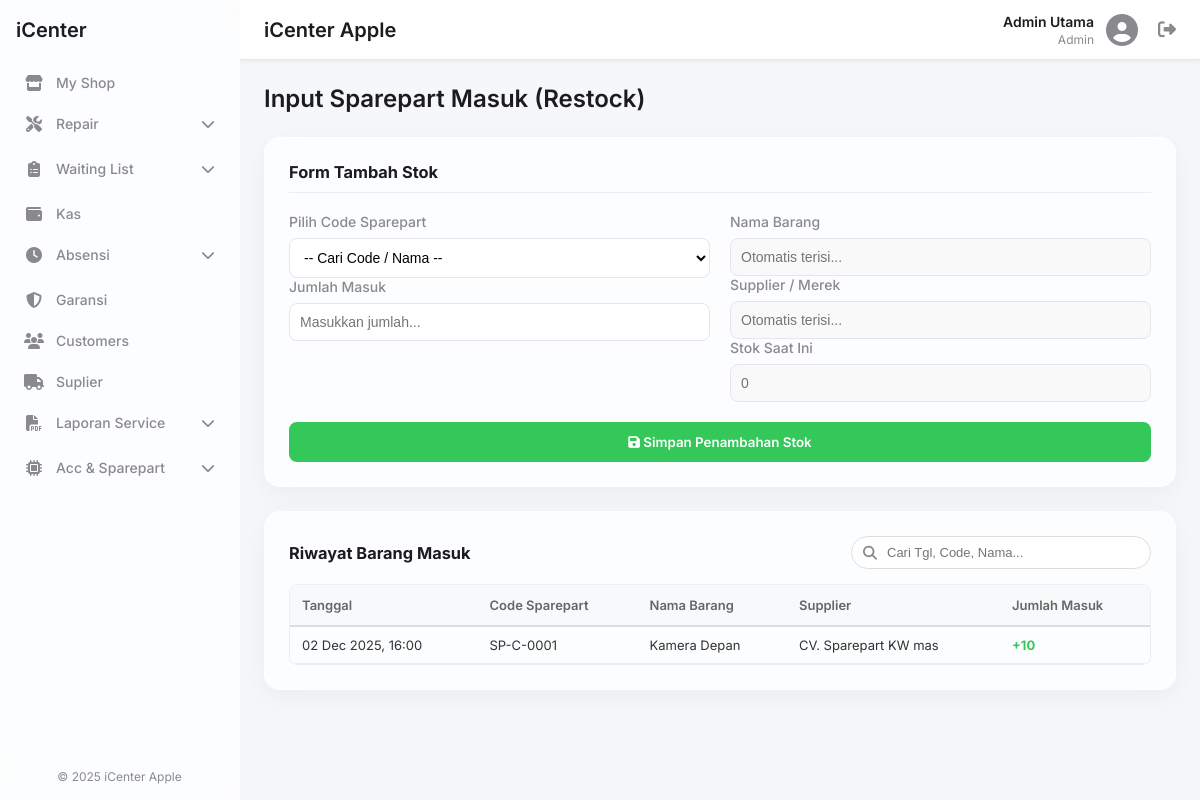
/sparepart_masuk.php (signed in), run on an earlier commit of the app's database.
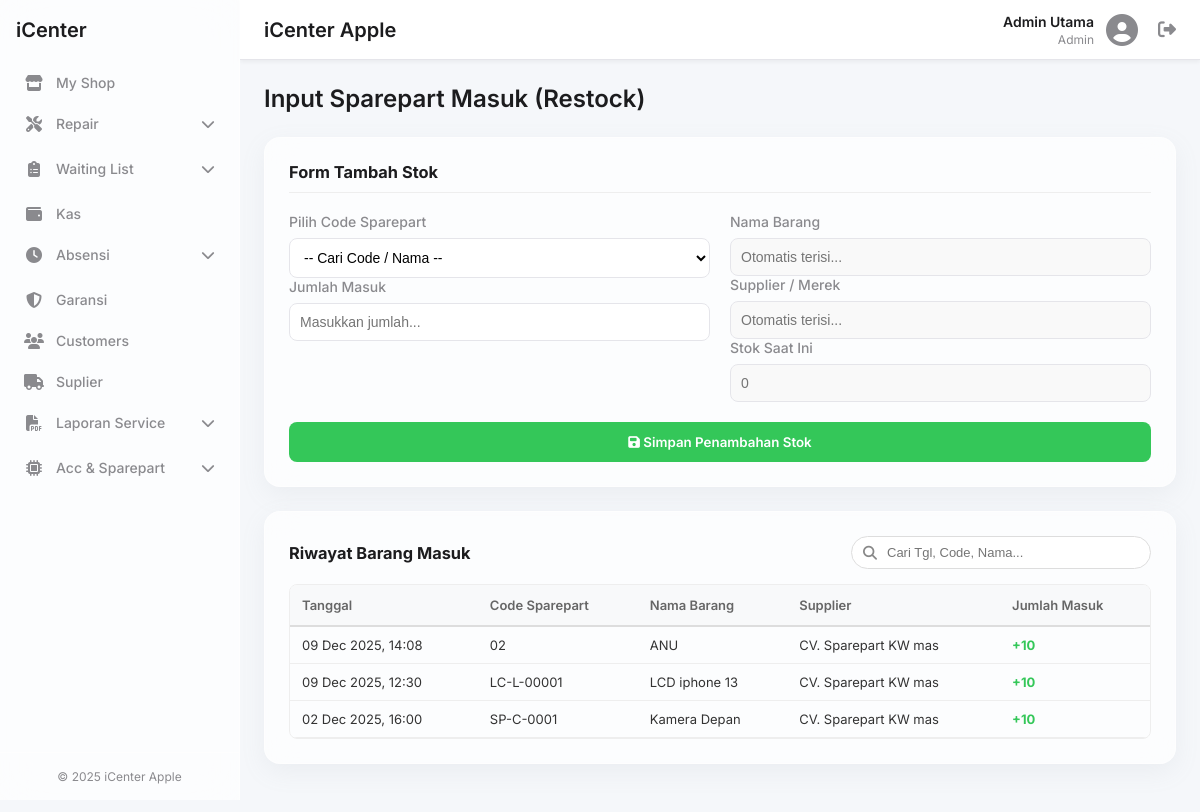
And on a later commit of the database.
### tables this page shows
CREATE TABLE `sparepart_masuk` (
  `id` int(11) NOT NULL,
  `tanggal_masuk` datetime DEFAULT current_timestamp(),
  `code_sparepart` varchar(50) NOT NULL,
  `nama_sparepart` varchar(100) DEFAULT NULL,
  `satuan` varchar(20) DEFAULT NULL,
  `jumlah` int(11) NOT NULL
);

CREATE TABLE `master_sparepart` (
  `id` int(11) NOT NULL,
  `code_sparepart` varchar(50) NOT NULL,
  `nama` varchar(100) NOT NULL,
  `model` varchar(100) DEFAULT NULL,
  `kategori` varchar(100) DEFAULT NULL,
  `satuan` varchar(20) DEFAULT 'pcs',
  `harga_beli` decimal(12,2) DEFAULT 0.00,
  `harga_jual` decimal(12,2) DEFAULT 0.00,
  `supplier_merek` varchar(100) DEFAULT NULL,
  `stok_tersedia` int(11) DEFAULT 0,
  `stok_minimum` int(11) DEFAULT 0,
  `created_at` timestamp NULL DEFAULT current_timestamp()
);

### sparepart_masuk.php (the view, shortened to what this page needs)
<?php
require_once 'includes/header.php';
$is_owner = (get_user_role() === 'owner');
$history = [];
$sql_hist = "SELECT sm.id, sm.tanggal_masuk, sm.code_sparepart, sm.jumlah, ms.nama, ms.supplier_merek
             FROM sparepart_masuk sm
             JOIN master_sparepart ms ON sm.code_sparepart = ms.code_sparepart
             ORDER BY sm.tanggal_masuk DESC";
$res_hist = $conn->query($sql_hist);
if ($res_hist) {
    while ($row = $res_hist->fetch_assoc()) {
        $history[] = $row;
    }
}
?>
<h1 class="page-title">Input Sparepart Masuk (Restock)</h1>
<div class="glass-effect form-container">
    <h3 style="margin-bottom: 20px; border-bottom: 1px solid #eee; padding-bottom: 10px;">Form Tambah Stok</h3>
    <form method="POST" action="">
        <div class="form-grid-2">
            <div>
                <div class="form-group">
                    <label>Pilih Code Sparepart</label>
                    <select id="select_sparepart" name="code_sparepart" class="form-control" required>
                        <option value="">-- Cari Code / Nama --</option>
                    </select>
                </div>
                <div class="form-group">
                    <label>Jumlah Masuk</label>
                    <input type="number" name="jumlah" class="form-control" min="1" placeholder="Masukkan jumlah..." required>
                </div>
            </div>
            <div>
                <div class="form-group">
                    <label>Nama Barang</label>
                    <input type="text" id="info_nama" class="form-control" readonly placeholder="Otomatis terisi...">
                </div>
                <div class="form-group">
                    <label>Supplier / Merek</label>
                    <input type="text" id="info_supplier" class="form-control" readonly placeholder="Otomatis terisi...">
                </div>
                <div class="form-group">
                    <label>Stok Saat Ini</label>
                    <input type="text" id="info_stok_awal" class="form-control" readonly placeholder="0">
                </div>
            </div>
        </div>
        <button type="submit" name="simpan_stok" class="btn-submit"><i class="fas fa-save"></i> Simpan Penambahan Stok</button>
    </form>
</div>
<div class="glass-effect form-container">
    <form method="POST" id="deleteForm" onsubmit="return confirm('Yakin ingin menghapus histori terpilih? Stok akan dikurangi kembali sesuai data yang dihapus.');">
        <div class="table-header-row">
            <div style="display:flex; align-items:center;">
                <h3 style="margin:0; margin-right: 20px;">Riwayat Barang Masuk</h3>
            </div>
            <div class="search-box">
                <i class="fas fa-search"></i>
                <input type="text" id="historySearch" placeholder="Cari Tgl, Code, Nama..." onkeyup="filterHistory()">
            </div>
        </div>
        <div class="table-scroll-wrapper">
            <table class="data-table" id="historyTable">
                <thead>
                    <tr>
                        <th>Tanggal</th>
                        <th>Code Sparepart</th>
                        <th>Nama Barang</th>
                        <th>Supplier</th>
                        <th>Jumlah Masuk</th>
                    </tr>
                </thead>
                <tbody>
                    <?php if (empty($history)): ?>
                        <tr><td colspan="<?php echo $is_owner ? '6' : '5'; ?>" align="center">Belum ada data barang masuk.</td></tr>
                    <?php else: ?>
                        <?php foreach ($history as $h): ?>
                        <tr>
                            <td><?php echo date('d M Y, H:i', strtotime($h['tanggal_masuk'])); ?></td>
                            <td class="searchable"><?php echo htmlspecialchars($h['code_sparepart']); ?></td>
                            <td class="searchable"><?php echo htmlspecialchars($h['nama']); ?></td>
                            <td class="searchable"><?php echo htmlspecialchars($h['supplier_merek']); ?></td>
                            <td style="color: var(--accent-success); font-weight: bold;">+<?php echo $h['jumlah']; ?></td>
                        </tr>
                        <?php endforeach; ?>
                    <?php endif; ?>
                </tbody>
            </table>
        </div>
    </form>
</div>
<?php require_once 'includes/footer.php'; ?>

What changed in the data, as far as the page shows it:
added sparepart_masuk: tanggal_masuk "09 Dec 2025, 14:08", code_sparepart "02", master_sparepart.nama "ANU", master_sparepart.supplier_merek "CV. Sparepart KW mas", jumlah "10"
added sparepart_masuk: tanggal_masuk "09 Dec 2025, 12:30", code_sparepart "LC-L-00001", master_sparepart.nama "LCD iphone 13", master_sparepart.supplier_merek "CV. Sparepart KW mas", jumlah "10"
